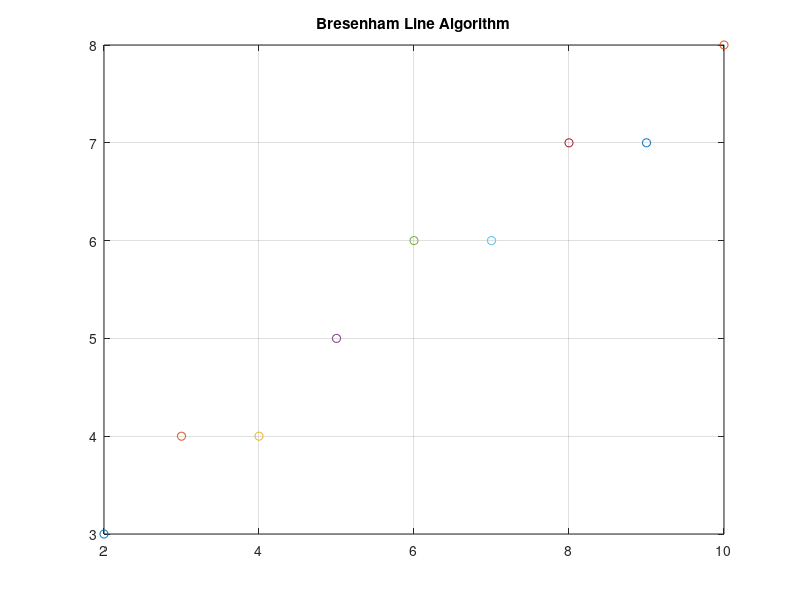

Write MATLAB code to recreate this figure.
clc; clear; close all;

x1=2; y1=3;
x2=10; y2=8;

dx = abs(x2-x1);
dy = abs(y2-y1);

p = 2*dy - dx;
x = x1;
y = y1;

while x <= x2
    plot(x,y,'o'); hold on;
    x = x + 1;
    if p < 0
        p = p + 2*dy;
    else
        y = y + 1;
        p = p + 2*(dy-dx);
    end
end

grid on;
title('Bresenham Line Algorithm');
